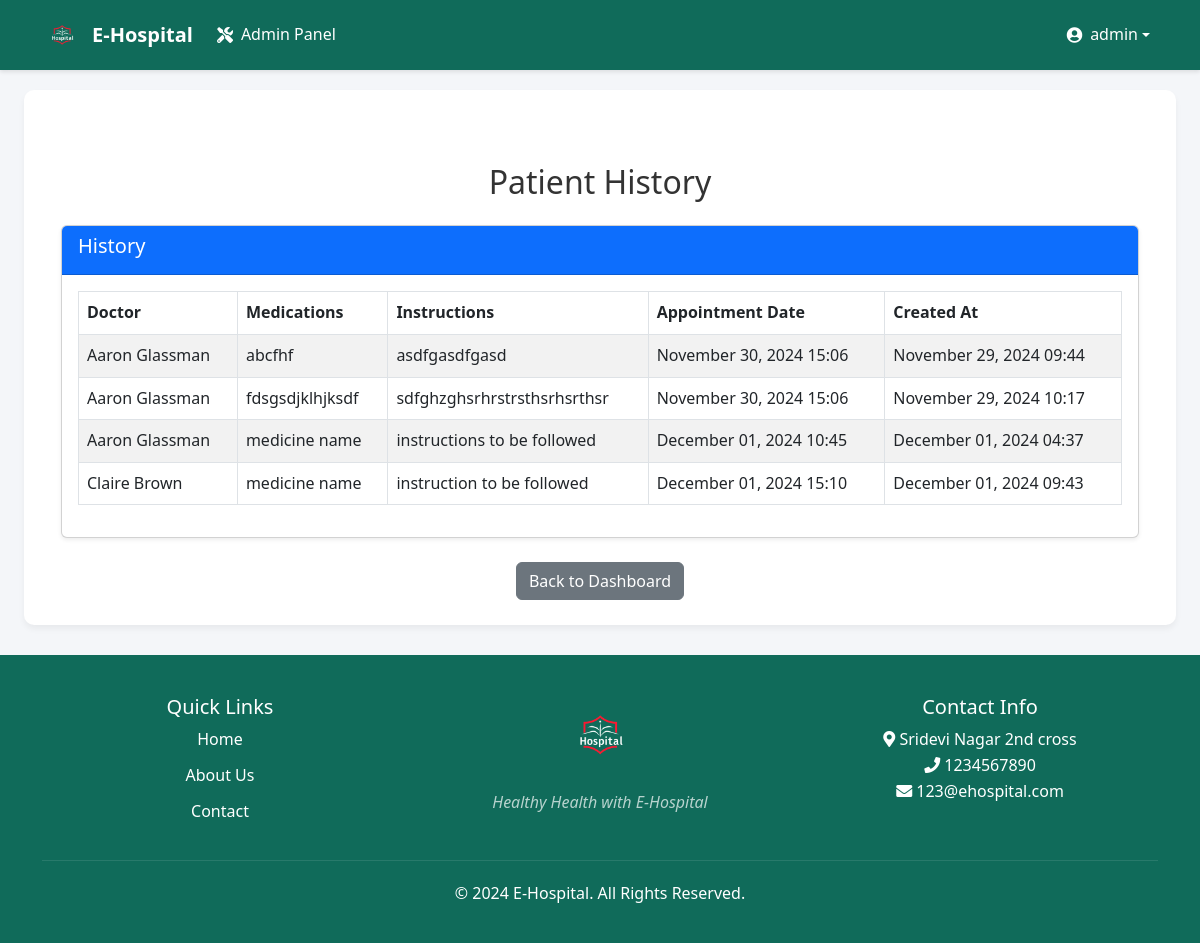
The app's page /prescription-list/ (signed in) with its own data.
### patient/models.py (models this page shows, shortened)
class Prescription(models.Model):
    doctor = models.ForeignKey(Doctor, on_delete=models.CASCADE)  # ForeignKey to Doctor
    patient = models.ForeignKey('Patient', on_delete=models.CASCADE)  # ForeignKey to Patient (this app)
    medications = models.TextField(help_text="Medications prescribed")
    instructions = models.TextField(help_text="Instructions for the patient")
    created_at = models.DateTimeField(auto_now_add=True)  # When the prescription is created
    appointment = models.ForeignKey(Appointment, on_delete=models.CASCADE, null=True, blank=True)  # ForeignKey to Appointment

class Appointment(models.Model):
    patient = models.ForeignKey(Patient, on_delete=models.CASCADE)
    doctor = models.ForeignKey(Doctor, on_delete=models.SET_NULL, null=True, blank=True)
    appointment_date = models.DateTimeField()
    preferred_time = models.TimeField(null=True, blank=True)
    status = models.CharField(max_length=50, choices=[
        ('SCHEDULED', 'Scheduled'),
        ('CANCELLED', 'Cancelled'),
        ('COMPLETED', 'Completed')
    ], default='SCHEDULED')

### doctor/models.py (models this page shows, shortened)
class Doctor(models.Model):
    user = models.OneToOneField(User, on_delete=models.CASCADE)
    first_name = models.CharField(max_length=100)
    last_name = models.CharField(max_length=100)
    specialty = models.ForeignKey(Specialty, on_delete=models.SET_NULL, null=True)
    medical_license_number = models.CharField(max_length=50, unique=True)
    consultation_fee = models.DecimalField(max_digits=10, decimal_places=2)
    is_active = models.BooleanField(default=True)

### patient/views.py (the view)
# urls.py: path('prescription-list/', views.prescriptions_list, name='prescription_list'),
def prescriptions_list(request):
    prescriptions = Prescription.objects.all()  # You can filter by doctor or patient if needed
    return render(request, 'patient/prescriptions_list.html', {'prescriptions': prescriptions})

### templates/patient/prescriptions_list.html (shortened to what this page needs)
{% extends 'patient/base.html' %}
{% block content %}
<div class="container mt-5">
    <h2 class="text-center mb-4">Patient History</h2>
    <div class="card shadow-sm">
        <div class="card-header bg-primary text-white">
            <h5>History</h5>
        </div>
        <div class="card-body">
            <table class="table table-striped table-bordered">
                <thead>
                    <tr>
                        <th>Doctor</th>
                        <th>Medications</th>
                        <th>Instructions</th>
                        <th>Appointment Date</th>
                        <th>Created At</th>
                    </tr>
                </thead>
                <tbody>
                    {% for prescription in prescriptions %}
                        <tr>
                            <td>{{ prescription.doctor.first_name }} {{ prescription.doctor.last_name }}</td>
                            <td>{{ prescription.medications }}</td>
                            <td>{{ prescription.instructions }}</td>
                            <td>{{ prescription.appointment.appointment_date|date:"F d, Y H:i" }}</td>
                            <td>{{ prescription.created_at|date:"F d, Y H:i" }}</td>
                        </tr>
                    {% empty %}
                        <tr>
                            <td colspan="5" class="text-center">No prescriptions found.</td>
                        </tr>
                    {% endfor %}
                </tbody>
            </table>
        </div>
    </div>
    <div class="text-center mt-4">
        <a href="{% url 'patient_dashboard' %}" class="btn btn-secondary">Back to Dashboard</a>
    </div>
</div>
{% endblock %}

### templates/patient/base.html (shortened to what this page needs)
{% load static %}
<!DOCTYPE html>
<html lang="en">
<head>
    <link href="https://cdn.jsdelivr.net/npm/bootstrap@5.2.3/dist/css/bootstrap.min.css" rel="stylesheet">
    <link href="{% static 'Patient/base.css' %}" rel="stylesheet">
</head>
<body>
    <nav class="navbar navbar-expand-lg navbar-dark">
        <div class="container">
            <a class="navbar-brand" href="{% url 'patient_dashboard' %}">
                <img src="{% static 'Patient/Hospital-logo.png' %}" alt="E-Hospital Logo" class="logo">
                E-Hospital
            </a>
            <div class="collapse navbar-collapse" id="navbarNav">
                <ul class="navbar-nav me-auto">
                    {% if user.is_authenticated %}
                        {% if user.is_staff %}
                            <li class="nav-item">
                                <a class="nav-link" href="{% url 'admin:index' %}">
                                    <i class="fas fa-tools"></i> Admin Panel
                                </a>
                            </li>
                        {% endif %}
                    {% endif %}
                </ul>
                <ul class="navbar-nav">
                    {% if user.is_authenticated %}
                        <li class="nav-item dropdown">
                            <a class="nav-link dropdown-toggle" href="#" role="button" data-bs-toggle="dropdown">
                                <i class="fas fa-user-circle"></i> {{ user.username }}
                            </a>
                        </li>
                    {% endif %}
                </ul>
            </div>
        </div>
    </nav>
    <div class="container-fluid px-4">
        <div class="row">
            <div class="col-md-12">
                <div class="content-wrapper">
                    {% block content %}{% endblock %}
                </div>
            </div>
        </div>
    </div>
    <footer class="footer text-center">
        <div class="container">
            <div class="row">
                <div class="col-md-4">
                    <h5>Quick Links</h5>
                    <ul class="footer-links">
                        <li><a href="{% url 'patient_dashboard' %}">Home</a></li>
                        <li><a href="#">About Us</a></li>
                        <li><a href="#">Contact</a></li>
                    </ul>
                </div>
                <div class="col-md-4">
                    <img src="{% static 'Patient/Hospital-logo.png' %}" alt="E-Hospital Logo" class="footer-logo">
                    <p class="tagline">Healthy Health with E-Hospital</p>
                </div>
                <div class="col-md-4">
                    <h5>Contact Info</h5>
                    <p>
                        <i class="fas fa-map-marker-alt"></i> Sridevi Nagar 2nd cross<br>
                        <i class="fas fa-phone"></i> 1234567890<br>
                        <i class="fas fa-envelope"></i> 123@ehospital.com
                    </p>
                </div>
            </div>
            <div class="copyright">
                <p>&copy; {% now "Y" %} E-Hospital. All Rights Reserved.</p>
            </div>
        </div>
    </footer>
    <link rel="stylesheet" href="https://cdnjs.cloudflare.com/ajax/libs/font-awesome/5.15.3/css/all.min.css">
</body>
</html>

### static/Patient/base.css (style rules this page uses)
:root { --primary-color: #106b5a; --secondary-color: #3498db; --light-background: #f4f6f9; --white: #ffffff; --text-color: #333; }
body { background-color: var(--light-background); font-family: 'Segoe UI', Tahoma, Geneva, Verdana, sans-serif; color: var(--text-color); line-height: 1.6; }
.navbar { background-color: var(--primary-color); box-shadow: 0 2px 4px rgba(0,0,0,0.1); padding: 10px 0; }
.navbar-brand { display: flex; align-items: center; font-weight: bold; color: var(--white) !important; }
.navbar-brand .logo { height: 40px; margin-right: 10px; border-radius: 5px; }
.navbar-nav .nav-link { color: var(--white) !important; transition: color 0.3s ease; display: flex; align-items: center; }
.navbar-nav .nav-link i { margin-right: 8px; }
.content-wrapper { background-color: var(--white); border-radius: 10px; box-shadow: 0 4px 6px rgba(0,0,0,0.05); padding: 25px; margin-top: 20px; }
.footer { background-color: var(--primary-color); color: var(--white); padding: 40px 0 20px; margin-top: 30px; }
.footer-links { list-style: none; padding: 0; }
.footer-links li { margin-bottom: 10px; }
.footer-links a { color: var(--white); text-decoration: none; transition: color 0.3s ease; }
.footer-logo { max-height: 80px; margin-bottom: 15px; }
.tagline { font-style: italic; color: rgba(255,255,255,0.7); }
.copyright { margin-top: 20px; border-top: 1px solid rgba(255,255,255,0.1); padding-top: 20px; }

### records on screen
Prescription: doctor.first_name "Aaron", doctor.last_name "Glassman", medications "abcfhf", instructions "asdfgasdfgasd", appointment.appointment_date "November 30, 2024 15:06", created_at "November 29, 2024 09:44"
Prescription: doctor.first_name "Aaron", doctor.last_name "Glassman", medications "fdsgsdjklhjksdf", instructions "sdfghzghsrhrstrsthsrhsrthsr", appointment.appointment_date "November 30, 2024 15:06", created_at "November 29, 2024 10:17"
Prescription: doctor.first_name "Aaron", doctor.last_name "Glassman", medications "medicine name", instructions "instructions to be followed", appointment.appointment_date "December 01, 2024 10:45", created_at "December 01, 2024 04:37"
Prescription: doctor.first_name "Claire", doctor.last_name "Brown", medications "medicine name", instructions "instruction to be followed", appointment.appointment_date "December 01, 2024 15:10", created_at "December 01, 2024 09:43"

### other values on screen
{{ user.username }} "admin"
